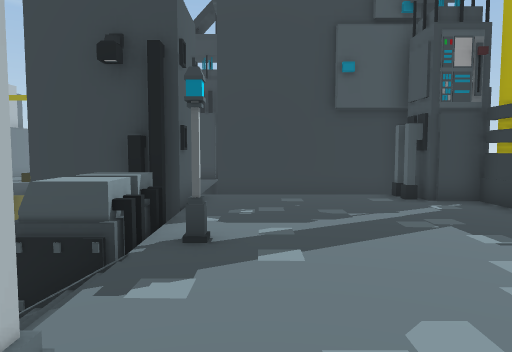
View 1 (above)

24 first-person views from a walk through a Unity game level. The camera is 1.3 m above the floor, tilts 4° down and sees 70° across. The floor is counted in squares, 1 m on a side. Each view is taken from the middle of a square. On the plan, view 1 faces up. The plan holds only what a view shows up to about 15 squares ahead; the rest is blank. The place goes on beyond the plan. The player is left out. Some animated figures are left out.

View 2
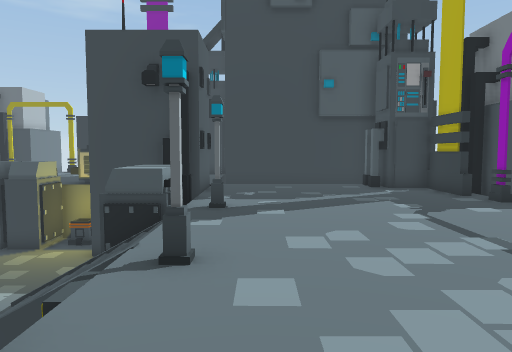

View 3
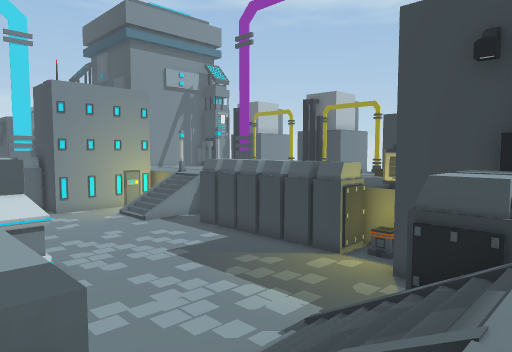

View 4
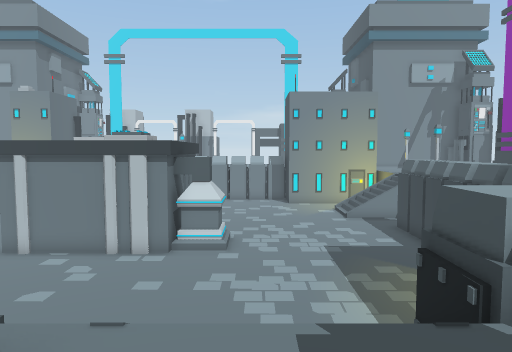

View 5
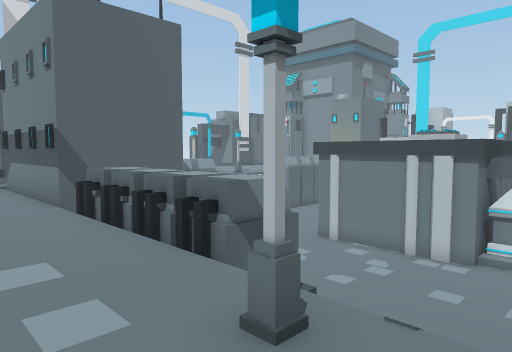

View 6
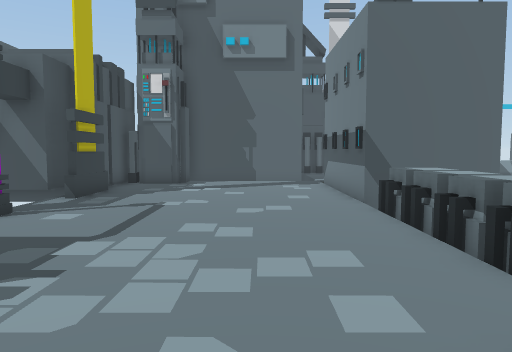

View 7
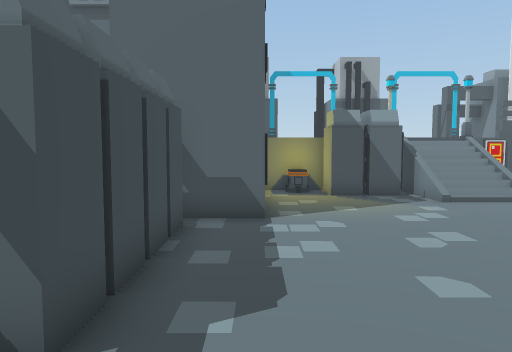

View 8
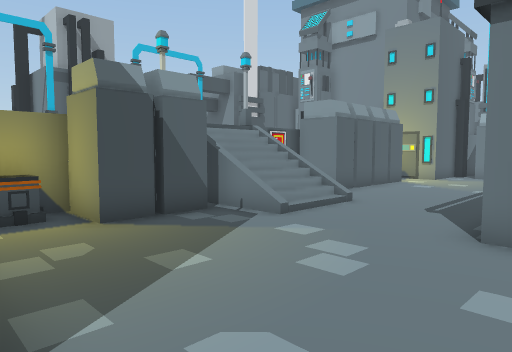

View 9
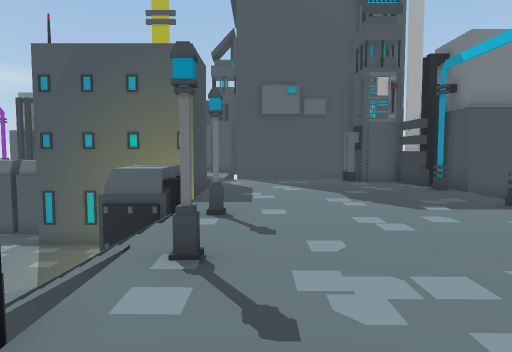

View 10
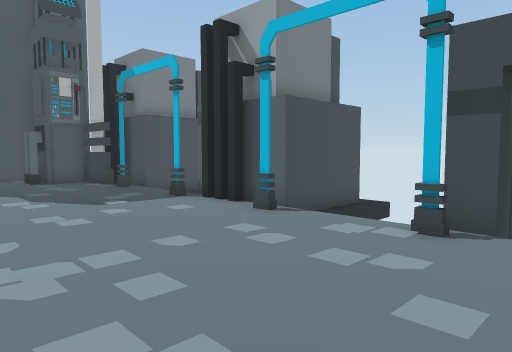

View 11
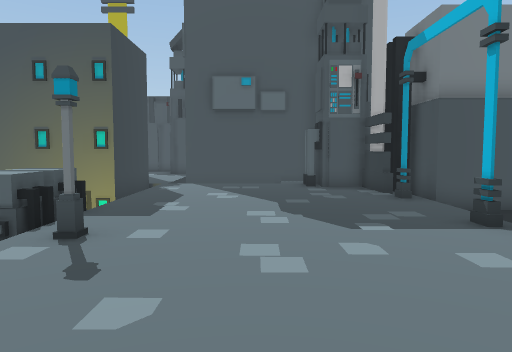

View 12
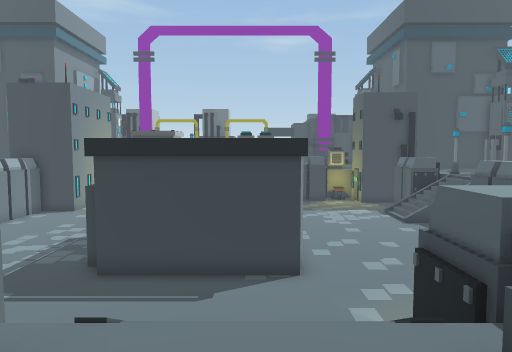

View 13
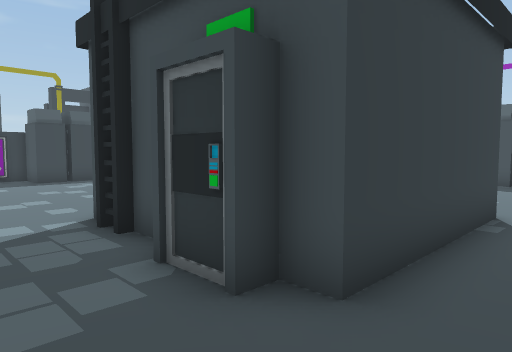

View 14
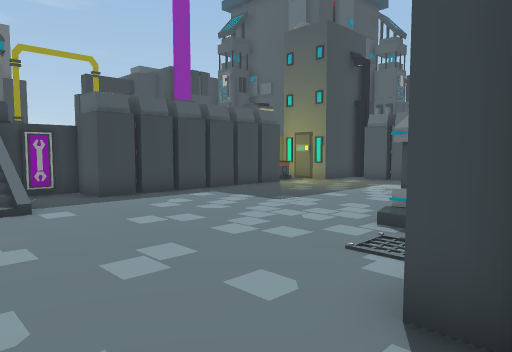

View 15
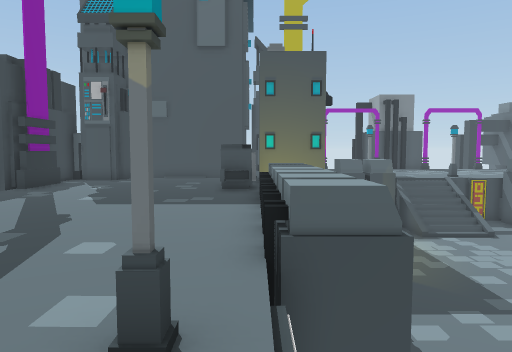

View 16
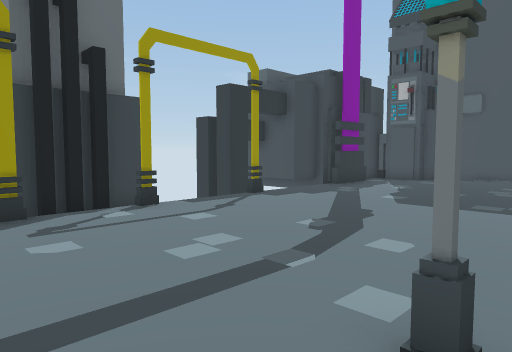

View 17
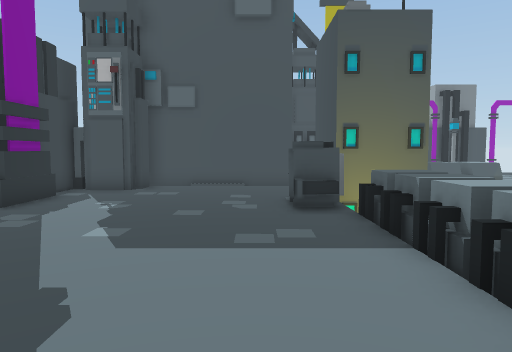

View 18
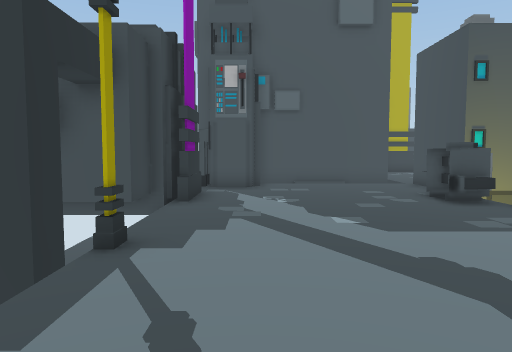

View 19
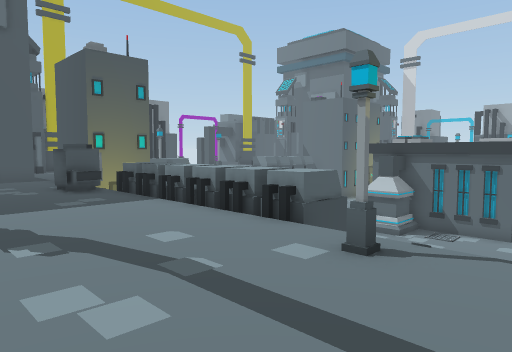

View 20
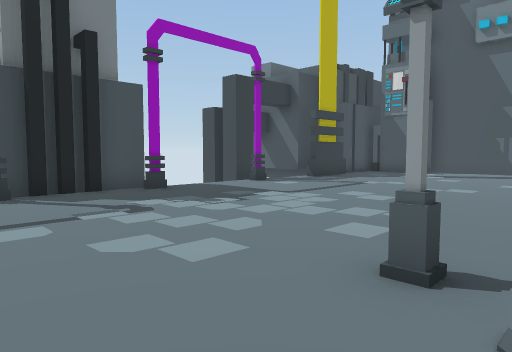

View 21
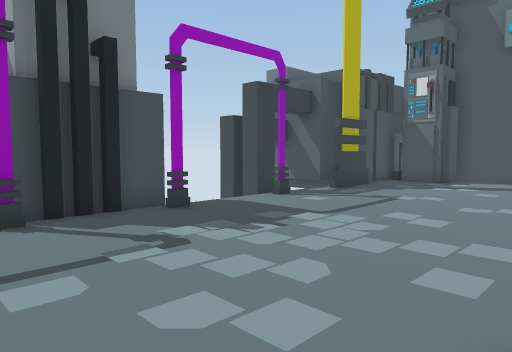

View 22
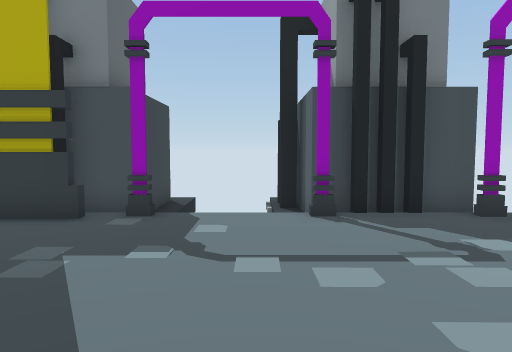

View 23
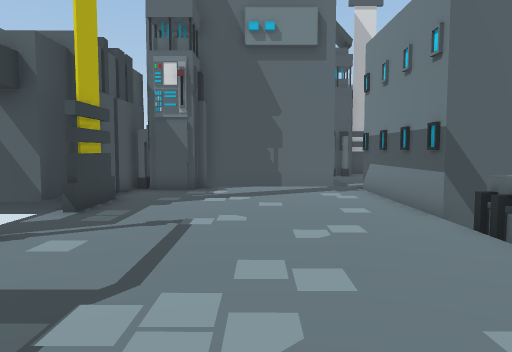

View 24
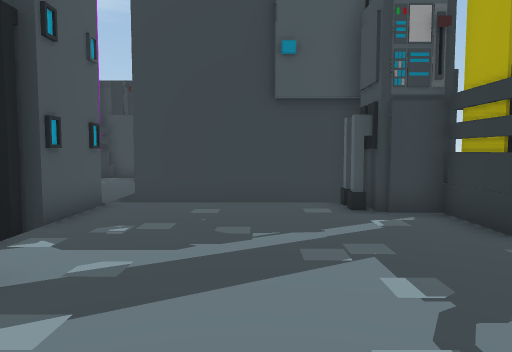

### Floor plan
Key: @ floor where view 1 was taken; # wall or solid block; . main floor; - floor 2 m lower than the main floor; / step, stairs or slope; = window, fence, low wall or low ledge; v drop or lower ground; M machine; B building; L lamp; T torch; O other object.
Columns run from 19 left of view 1 to 7 right of it. Each row starts with its distance up from view 1.
 20   ####  #v ##
 19  ##.#.  # v ######v
 18  ...............##v
 17  ...............##v
 16 ..................#
 15  .................#
 14 ..................#
 13 ..................#
 12  .L.........MMM...#vvvvvv
 11 ///OOOOOOOOOMT####vvvvv##
 10   /-OOOOOOOOTT#  #.....###
  9   /-OOOOOOOO--B  #.......##
  8  //------------ B#.......##
  7  -------------- OO........#
  6  -------------- OO........#
  5  ---------------OOL.......
  4  -------------////........
  3  -------------////........#
  2  ------B------/=#/.......=#
  1  -----BBB------- vL.......#
  0 ---######-----   v.@......#
 -1 ---#    #-------OO........#
 -2 ---#    #-------OO........
 -3 ---     #-------OO........
 -4 --B     #-------OO........#
 -5 ---######-------OO........#
 -6 --------------####........v
 -7 --------------#  #.......##
 -8 --------------#  #.......##
 -9 ------///-----   #.......#
-10 ----- ///-----B  #.......#
-11 OOOOO ///OOO--#  #.....###
-12 OOOOO////OOOTT ###.....##
-13    ..L..LL........v#####
-14 .. ...............##
-15   ................#
-16  .................#
-17  .................#
-18  ...............###
-19  ...............#
-20  .....####...####
-21  v#   ####   ##

Positions as (right, up) in squares from view 1, and headings:
1: (0, 0), facing up
2: (0, -3), facing up
3: (-1, -1), facing up-left
4: (1, 3), facing left
5: (1, 3), facing down-left
6: (1, 3), facing down
7: (-5, 2), facing down
8: (-5, -4), facing down-left
9: (-18, -14), facing right
10: (-19, -14), facing down-right
11: (-16, -16), facing right
12: (-12, -15), facing up
13: (-19, -7), facing up-right
14: (-19, -1), facing up-right
15: (-19, 11), facing right
16: (-19, 11), facing up-right
17: (-15, 13), facing right
18: (-16, 17), facing right
19: (-19, 16), facing down-right
20: (-2, 4), facing down-right
21: (-1, 4), facing down-right
22: (-1, 4), facing right
23: (2, 1), facing down
24: (2, 2), facing up
